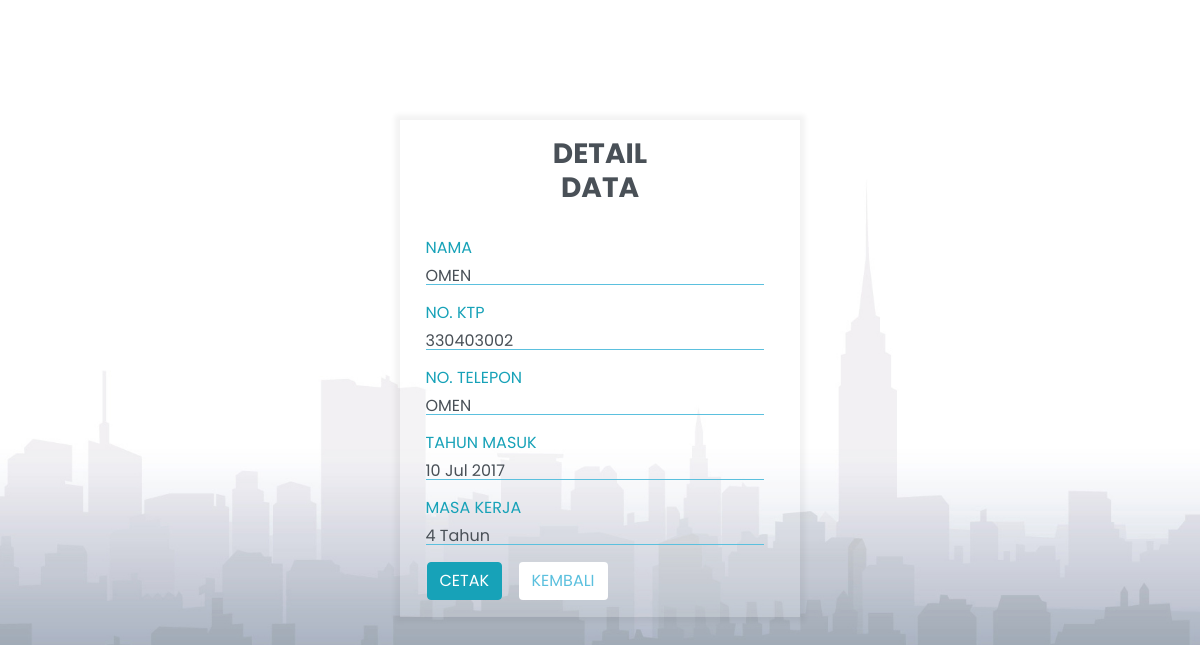
The app's page /detail.php?id=19 (signed in) with its own data.
### tables this page shows
CREATE TABLE `data_karyawan` (
  `id` int(11) NOT NULL,
  `nama` varchar(30) NOT NULL,
  `no_ktp` varchar(20) NOT NULL,
  `no_telp` varchar(20) NOT NULL,
  `tahun_masuk` date NOT NULL
);

### detail.php (the view, shortened to what this page needs)
<!DOCTYPE html>
<html>
<head>
    <link href="//maxcdn.bootstrapcdn.com/bootstrap/4.1.1/css/bootstrap.min.css" rel="stylesheet" id="bootstrap-css">
    <link rel="stylesheet" href="css/style_data.css">
</head>
<body>
    <div id="form-detail">
        <div class="container">
            <div class="row justify-content-center">
                <div id="login-column" class="col-md-6">
                    <div id="login-box" class="col-md-12">
                    </div>
                    <?php
                    include 'koneksi.php';
                    $id = $_GET['id'];
                    $query = mysqli_query($conn, "select * from data_karyawan where id='$id'");
                    while ($data = mysqli_fetch_assoc($query)) {
                        $tahun_masuk = $data['tahun_masuk'];
                        $lama = new DateTime($tahun_masuk);
                        $sekarang = new DateTime();
                        $masa_kerja = $sekarang->diff($lama);
                    ?>
                        <h3 class="text-center"> <b> DETAIL DATA </b></h3>
                        <br>
                        <div class="form-group">
                            <label class="text-info">NAMA</label><br>
                            <p class="form-control"> <?php echo $data['nama'] ?> </p>
                        </div>
                        <div class="form-group">
                            <label class="text-info">NO. KTP</label><br>
                            <p class="form-control"> <?php echo $data['no_ktp'] ?> </p>
                        </div>
                        <div class="form-group">
                            <label class="text-info">NO. TELEPON</label><br>
                            <p class="form-control"> <?php echo $data['nama'] ?> </p>
                        </div>
                        <div class="form-group">
                            <label class="text-info">TAHUN MASUK</label><br>
                            <p class="form-control"> <?php echo date('d M Y', strtotime($data['tahun_masuk'])) ?></p>
                        </div>
                        <div class="form-group">
                            <label class="text-info">MASA KERJA</label><br>
                            <p class="form-control"><?php echo $masa_kerja->y . "&nbsp" . "Tahun" ?></p>
                        </div>
                        <table>
                            <tr>
                                <td>
                                    <a href="cetak.php?id=<?php echo $data['id']; ?>""  class=" btn btn-info btn-md">CETAK</a>
                                </td>
                                <td>
                                    <a style="background-color:#fff" href="index.php" class="btn btn-md buton">KEMBALI</a>
                                </td>
                            </tr>
                        </table>
                    <?php
                    }
                    ?>
                </div>
            </div>
        </div>
    </div>
</body>
</html>

### css/style_data.css (style rules this page uses)
body { font-family: "Poppins", sans-serif; background: url("../img/bgbgbg.jpg"); background-repeat: no-repeat; background-size: 100%; }
.container { background-color: rgba(255, 255, 255, 0.164); width: 400px; margin-top: 120px; margin-bottom: 50px; padding: 1rem 1rem 1rem 1rem; box-shadow: 0 0 5px 5px rgba(0, 0, 0, 0.05); height: 100%; }
.row { height: 100%; }
.form-control { display: block; width: 200%; font-size: 1rem; font-weight: 400; line-height: 1; border-color: #5bc0de !important; border-style: solid !important; border-width: 0 0 1px 0 !important; padding: 0px !important; margin-left: -90px; height: auto; border-radius: 0; background-color: rgba(177, 177, 177, 0); background-clip: padding-box; }
.btn-info { color: #ffffff; margin-left: -90px; }
.text-info { margin-left: -90px; }
.text-center { color: #495057; }
.buton { color: #5bc0de; }

### records on screen
data_karyawan: nama "OMEN", no_ktp "330403002", tahun_masuk "10 Jul 2017", tahun_masuk "4"
